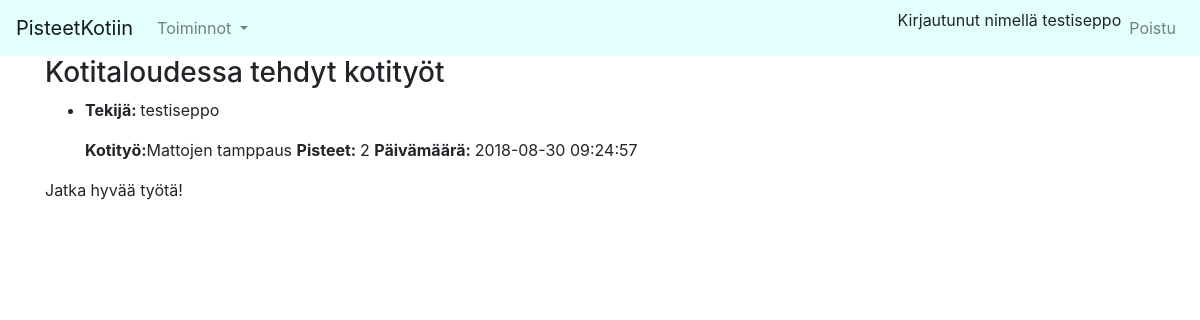
The app's page /donechores (signed in), older data.
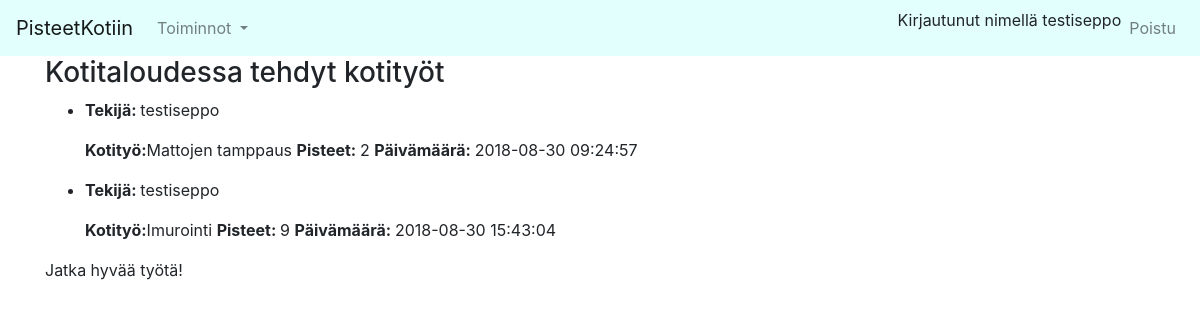
The same page, newer data.
### application/auth/models.py (models this page shows, shortened)
class User(Base):
    __tablename__ = "account"
    name = db.Column(db.String(144), nullable=False)
    username = db.Column(db.String(144), nullable=False)
    password = db.Column(db.String(144), nullable=False)
    points= db.Column(db.Integer, nullable=False)
    household= db.Column(db.Integer, db.ForeignKey('household.id'),nullable=False)
    nameIndex= db.Index("name_index", name)

### application/donechores/models.py (models this page shows, shortened)
class DoneChore(Base):
    userid=db.Column(db.Integer, db.ForeignKey('account.id'),nullable=False)
    choreid =db.Column(db.Integer, db.ForeignKey('chore.id'), nullable=False)
    points= db.Column(db.Integer, nullable=False)
    @staticmethod
    def user_done_chores():
        stmt = text("SELECT Account.id, Account.name, choretype.name, "
                    "done_chore.points, done_chore.date_created FROM done_chore "
                    "INNER JOIN Account ON done_chore.userid=Account.id "
                    "INNER JOIN chore ON done_chore.choreid=chore.id "
                    "INNER JOIN household ON account.household= household.id "
                    "INNER JOIN choretype ON chore.choretype=choretype.id"
                    " WHERE account.household= " + str(current_user.household) +";")
        res = db.engine.execute(stmt)
        response = []
        for row in res:
            response.append({"id":row[0], "name":row[1], "choretype": row[2], "points": row[3], "date": row[4]})
        return response

### application/choretype/models.py (models this page shows, shortened)
class Choretype(Base):
    name= db.Column(db.String(144), nullable=False)

### application/donechores/views.py (the view)
@app.route("/donechores", methods=["GET"])
@login_required
def user_index():
    return render_template("/donechores/userchorelist.html", donechores = DoneChore.user_done_chores())

### application/__init__.py (called while the page is built)
@login_manager.user_loader
def load_user(user_id):
    return User.query.get(user_id)

### application/templates/donechores/userchorelist.html
{% extends "layout.html" %}
{% block body %}
<H3>Kotitaloudessa tehdyt kotityöt</H3>
{% if donechores is defined %}
<ul>
  {% for chore in donechores %}
  <li>
    <p><b>Tekijä: </b> {{ chore.name }} </p>
    <p><b>Kotityö:</b>{{chore.choretype}} <b>Pisteet: </b> {{chore.points}} <b>Päivämäärä: </b> {{chore.date}}</p>
  </li>
  {% endfor %}
</ul>
<p>Jatka hyvää työtä!</p>
{% endif %}
{% endblock %}

### application/templates/layout.html (shortened to what this page needs)
  <!DOCTYPE html>
  <html>
    <head>
      <link rel="stylesheet" href="https://maxcdn.bootstrapcdn.com/bootstrap/4.0.0/css/bootstrap.min.css">
    </head>
    <body>
            <nav class="navbar navbar-expand-lg navbar-light bg-orange" style="background-color: #e3fffd;">
                    <a class="navbar-brand" href="/">PisteetKotiin</a>
                    <div class="collapse navbar-collapse" id="navbarCollapse">
                        <ul class="navbar-nav mr-auto">
                            <li class="nav-item dropdown" aria-labelledby="navbarDropdown">
                                <a class="nav-link dropdown-toggle" href="#" id="navbarDropdown" role="button" data-toggle="dropdown" aria-haspopup="true" aria-expanded="false">
                                    Toiminnot
                                </a>
                            </li>
                        </ul>
                  <div class="form-inline mt-2 mt-md-0">
                    <ul class="navbar-nav">
                        {% if current_user.is_authenticated %}
                        <li class="nav-item">Kirjautunut nimellä {{ current_user.name }} </li>
                        <li class="nav-item">
                            <a class="nav-link" href="{{ url_for('auth_logout') }}"> Poistu</a></li>
                        {% endif %}
                    </ul>
                </div>
                </div>
          </nav>
      <main role="main" class="container">
        {% block body %}{% endblock %}
      </main>
    </body>
  </html>

Row changes from the older to the newer data that the page shows:
added DoneChore: name "testiseppo", choretype "Imurointi", points "9", date "2018-08-30 15:43:04"
